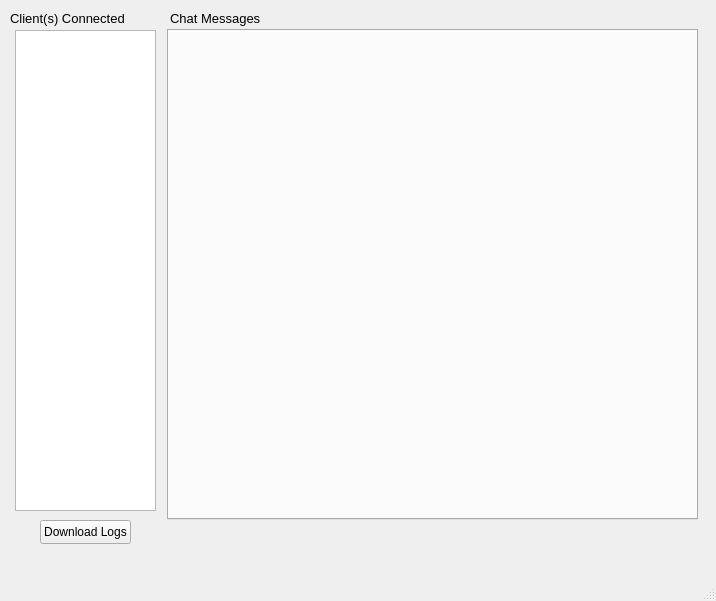
<?xml version="1.0" encoding="UTF-8"?>
<ui version="4.0">
 <class>MainWindow</class>
 <widget class="QMainWindow" name="MainWindow">
  <property name="geometry">
   <rect>
    <x>0</x>
    <y>0</y>
    <width>716</width>
    <height>601</height>
   </rect>
  </property>
  <property name="windowTitle">
   <string>Server</string>
  </property>
  <widget class="QWidget" name="centralwidget">
   <widget class="QTabWidget" name="tbClientsChat">
    <property name="geometry">
     <rect>
      <x>167</x>
      <y>29</y>
      <width>531</width>
      <height>491</height>
     </rect>
    </property>
   </widget>
   <widget class="QListWidget" name="lstClients">
    <property name="geometry">
     <rect>
      <x>15</x>
      <y>30</y>
      <width>141</width>
      <height>481</height>
     </rect>
    </property>
   </widget>
   <widget class="QLabel" name="label">
    <property name="geometry">
     <rect>
      <x>10</x>
      <y>10</y>
      <width>131</width>
      <height>16</height>
     </rect>
    </property>
    <property name="font">
     <font>
      <pointsize>10</pointsize>
      <bold>false</bold>
     </font>
    </property>
    <property name="text">
     <string>Client(s) Connected</string>
    </property>
   </widget>
   <widget class="QLabel" name="label_2">
    <property name="geometry">
     <rect>
      <x>170</x>
      <y>10</y>
      <width>131</width>
      <height>16</height>
     </rect>
    </property>
    <property name="font">
     <font>
      <pointsize>10</pointsize>
      <bold>false</bold>
     </font>
    </property>
    <property name="text">
     <string>Chat Messages</string>
    </property>
   </widget>
   <widget class="QPushButton" name="downloadLogs">
    <property name="geometry">
     <rect>
      <x>40</x>
      <y>520</y>
      <width>91</width>
      <height>24</height>
     </rect>
    </property>
    <property name="text">
     <string>Download Logs</string>
    </property>
   </widget>
  </widget>
  <widget class="QMenuBar" name="menubar">
   <property name="geometry">
    <rect>
     <x>0</x>
     <y>0</y>
     <width>716</width>
     <height>38</height>
    </rect>
   </property>
  </widget>
  <widget class="QStatusBar" name="statusbar"/>
 </widget>
 <resources/>
 <connections/>
</ui>
